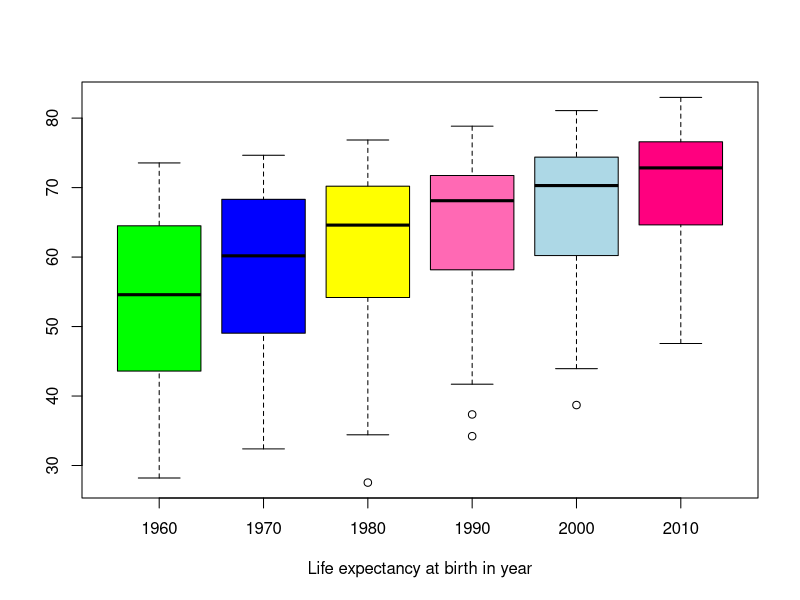

Write the R code that produced this figure.
file <- read.csv("LDS.csv")
# btw I'm really sorry about the vector names
B <- c(file["Life.expectancy.at.birth.1960"])
C <- c(file["Life.expectancy.at.birth.1970"])
D <- c(file["Life.expectancy.at.birth.1980"])
E <- c(file["Life.expectancy.at.birth.1990"])
F <- c(file["Life.expectancy.at.birth.2000"])
G <- c(file["Life.expectancy.at.birth.2010"])
S <-c(B,C,D,E,F,G)
boxplot(S, names = c("1960","1970","1980","1990","2000","2010"), xlab = "Life expectancy at birth in year", col=c("green", "blue", "yellow", "hot pink", "light blue", "#FF007F"))